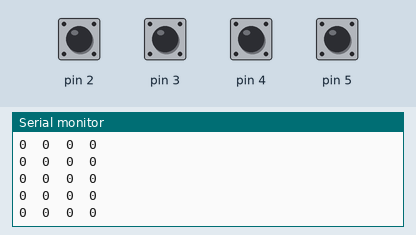
Simulated run of this sketch. Board: Arduino Uno, built with avr-gcc and run on an emulated ATmega328P. Shown: the last lines printed to the serial monitor. The inputs (shaded band) are chosen by the test bench; at power-on: pin 2–5 HIGH.

Above: at 1.2 s.
1.3 s: pin 2 pulled LOW for 0.15 s
At 1.8 s:
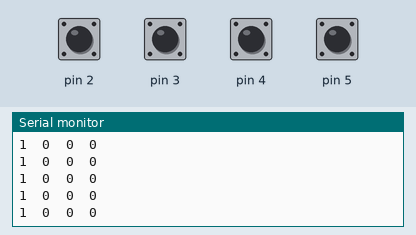
4.4 s: pin 3 pulled LOW for 0.15 s
At 5.2 s:
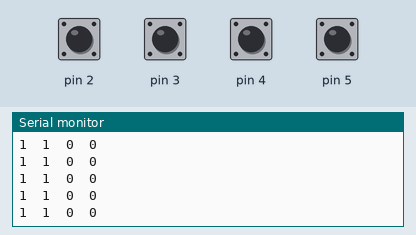
7.5 s: pin 4 pulled LOW for 0.15 s
At 8.3 s:
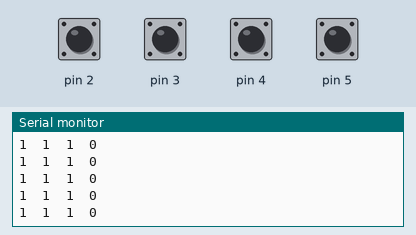
9.1 s: pin 5 pulled LOW for 0.15 s
At 9.6 s:
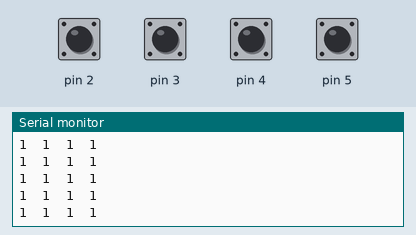
12.2 s: pin 2 pulled LOW for 1 s
At 13.2 s:
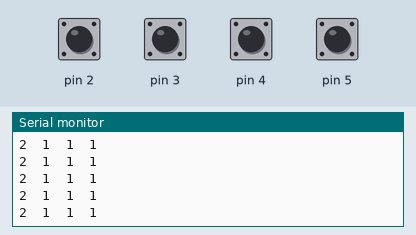
14.7 s: pin 3 pulled LOW for 1 s
At 15.3 s:
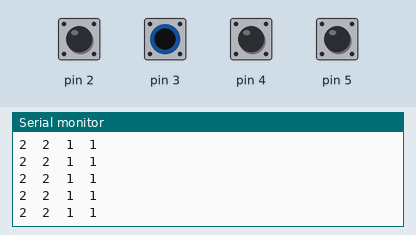
Timing chart, 0 to 17.7 s (numbered marks = the images above; inputs shaded):
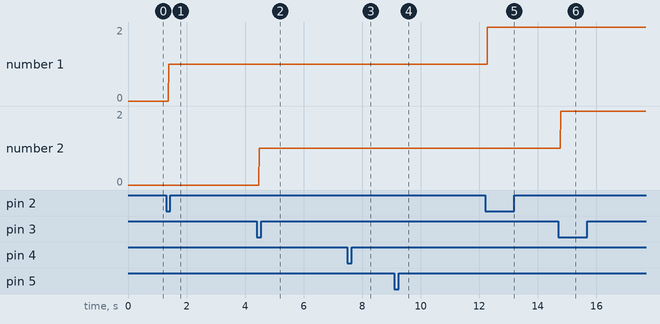

Measured:
- after the input at 1.3 s, the serial monitor: prints a new line after 0.09 s (image 1)
- after the input at 4.4 s, the serial monitor: prints a new line after 0.08 s (image 2)
- after the input at 7.5 s, the serial monitor: prints a new line after 0.08 s (image 3)
- after the input at 9.1 s, the serial monitor: prints a new line after 0.08 s (image 4)
- after the input at 12.2 s, the serial monitor: prints a new line after 0.08 s (image 5)
- after the input at 14.7 s, the serial monitor: prints a new line after 0.08 s (image 6)
- plotted number 1: 0 → 1 after the input at 1.3 s, 1 → 2 after the input at 12.2 s

The sketch:

Exercise_8.ino
```cpp
int a;
int b;
int c;
int d;
int preva;
int prevb;
int prevc;
int prevd;
int A;
int B;
int C;
int D;
unsigned long pmillis1 = 0;
unsigned long pmillis2 = 0;
unsigned long pmillis3 = 0;
unsigned long pmillis4 = 0;

void setup() {
  // put your setup code here, to run once:
  Serial.begin(9600);
  pinMode(2, INPUT_PULLUP);
  pinMode(3, INPUT_PULLUP);
  pinMode(4, INPUT_PULLUP);
  pinMode(5, INPUT_PULLUP);
  preva = digitalRead(2);
  prevb = digitalRead(3);
  prevc = digitalRead(4);
  prevd = digitalRead(5);
}

void loop() {
  // put your main code here, to run repeatedly:
  a = digitalRead(2);
  b = digitalRead(3);
  c = digitalRead(4);
  d = digitalRead(5);
  Serial.print(A);
  Serial.print("\t");
  Serial.print(B);
  Serial.print("\t");
  Serial.print(C);
  Serial.print("\t");
  Serial.println(D);

  if ((preva == 1) && (a == 0)) {
    A++;
    preva = 0;
    pmillis1 = millis();
  }
  if (((millis() - pmillis1) > 20) && (preva == 0)) {
    preva = a;
  }

  if ((prevb == 1) && (b == 0)) {
    B++;
    prevb = 0;
    pmillis2 = millis();
  }
  if (((millis() - pmillis2) > 20) && (prevb == 0)) {
    prevb = b;
  }

  if ((prevc == 1) && (c == 0)) {
    C++;
    prevc = 0;
    pmillis3 = millis();
  }
  if (((millis() - pmillis3) > 20) && (prevc == 0)) {
    prevc = c;
  }

  if ((prevd == 1) && (d == 0)) {
    D++;
    prevd = 0;
    pmillis4 = millis();
  }
  if (((millis() - pmillis4) > 20) && (prevd == 0)) {
    prevd = d;
  }
}
```
